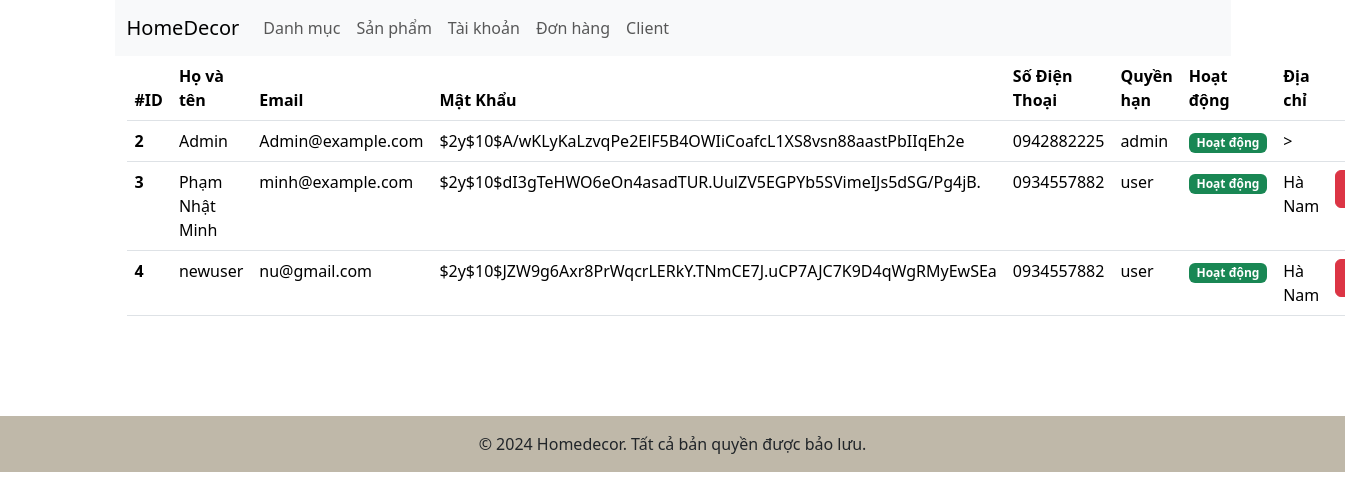
The app's page /admin/?ctl=listuser with its own data.
### tables this page shows
CREATE TABLE `users` (
  `id` int(11) NOT NULL,
  `fullname` varchar(60) NOT NULL,
  `email` varchar(199) NOT NULL,
  `password` varchar(199) NOT NULL,
  `phone` varchar(15) NOT NULL,
  `role` enum('admin','user') NOT NULL DEFAULT 'user',
  `active` tinyint(1) NOT NULL DEFAULT 1,
  `address` varchar(255) NOT NULL,
  `create_at` timestamp NOT NULL DEFAULT current_timestamp(),
  `updated_at` timestamp NOT NULL DEFAULT current_timestamp()
);

### controllers/AuthController.php (called while the page is built, shortened)
<?php
class AuthController {
    public function index()
    {
        $users = (new User)->all();
        return view('admin.users.list', compact('users'));
    }
}

### admin/index.php (called while the page is built, shortened)
<?php
require_once __DIR__ ."/../models/BaseModel.php";
require_once __DIR__ ."/../models/User.php";
require_once __DIR__ ."/../controllers/AuthController.php";
$ctl = $_GET['ctl'] ?? '';
match ($ctl){
    ''=>(new DashboardController)->index(),
    'listdm'=> (new AdminCategoryController)->index(),
    'adddm'=> (new AdminCategoryController)->create(),
    'storedm' => (new AdminCategoryController)->store(),
    'editdm' => (new AdminCategoryController)->edit(),
    'updatedm' => (new AdminCategoryController)->update(),
    'deletedm' => (new AdminCategoryController)->delete(),
    'listsp'=> (new AdminProductController)->index(),
    'addsp'=> (new AdminProductController)->add(),
    'storesp'=> (new AdminProductController)->store(),
    'editsp'=> (new AdminProductController)->edit(),
    'updatesp'=> (new AdminProductController)->update(),
    'deletesp'=> (new AdminProductController)->delete(),
    'listuser' => (new AuthController)->index(),
    'updateuser' => (new AuthController)->updateActive(),
    'list-order' => (new OrderController)->index(),
    'detail-order' => (new OrderController)->showOrder(),
};

### models/BaseModel.php (called while the page is built, shortened)
<?php
class BaseModel {
    public function __construct() {
        try{
$this->conn= new PDO("mysql:host=". HOST ."; dbname=" . DBNAME . "; charset=utf8; port=" .
PORT, USERNAME, PASSWORD);
        } catch(PDOException $e) {
echo "Lỗi kết nối cơ sở dữ liệu:" . $e->getMessage();
        }
    }
}

### models/User.php (called while the page is built, shortened)
<?php
class User extends BaseModel {
    public function all(){
        $sql = "SELECT * FROM users";
        $stmt = $this->conn->prepare($sql);
        $stmt->execute();
        return $stmt->fetchAll(PDO::FETCH_ASSOC);
    }
}

### views/admin/users/list.php (the view, shortened to what this page needs)
<?php include_once ROOT_DIR . "views/admin/header.php"?>
<div class="container">
<table class="table">
  <thead>
    <tr>
      <th scope="col">#ID</th>
      <th scope="col">Họ và tên</th>
      <th scope="col">Email</th>
      <th scope="col">Mật Khẩu</th>
      <th scope="col">Số Điện Thoại</th>
      <th scope="col">Quyền hạn</th>
      <th scope="col">Hoạt động</th>
      <th scope="col">Địa chỉ</th>
      <th scope="col">
      </th>
    </tr>
  </thead>
  <tbody>
    <?php foreach($users as $user) :  ?>
    <tr>
      <th scope="row"><?= $user['id']?></th>
      <td><?= $user['fullname']?></td>
      <td><?= $user['email']?></td>
      <td><?= $user['password']?></td>
      <td><?= $user['phone']?></td>
      <td><?= $user['role']?></td>
      <td>
        <?php if($user['active'] == 1) : ?>
          <span class="badge bg-success">
            Hoạt động
          </span>
          <?php else : ?>
            <span class="badge bg-danger">
            Khoá
          </span>
            <?php endif ?>
      </td>
      <td><?= $user['address'] ?></td>
      <td>
        <form action="<?= ADMIN_URL . '?ctl=updateuser' ?>" method="post">
          <?php if ($user['role'] !== 'admin') : ?>
          <?php if ($user['active'] == 1) : ?>
            <button type="submit" class="btn btn-danger">Khoá</button>
            <?php else : ?>
              <button type="submit" class="btn btn-primary">Kích hoạt</button>
            <?php endif ?>
            <?php endif ?>
        </form>
      </td>
    </tr>
  <?php endforeach ?>
  </tbody>
</table>
</div>
<?php include_once ROOT_DIR . "views/admin/footer.php" ?>

### records on screen
users: id "2", fullname "Admin", email "Admin@example.com", password "$2y$10$A/wKLyKaLzvqPe2ElF5B4OWIiCoafcL1XS8vsn88aastPbIIqEh2e", phone "0942882225", role "admin", active "Hoạt động", address ">"
users: id "3", fullname "Phạm Nhật Minh", email "minh@example.com", password "$2y$10$dI3gTeHWO6eOn4asadTUR.UulZV5EGPYb5SVimeIJs5dSG/Pg4jB.", phone "0934557882", role "user", active "Hoạt động", address "Hà Nam"
users: id "4", fullname "newuser", email "nu@gmail.com", password "$2y$10$JZW9g6Axr8PrWqcrLERkY.TNmCE7J.uCP7AJC7K9D4qWgRMyEwSEa", phone "0934557882", role "user", active "Hoạt động", address "Hà Nam"
